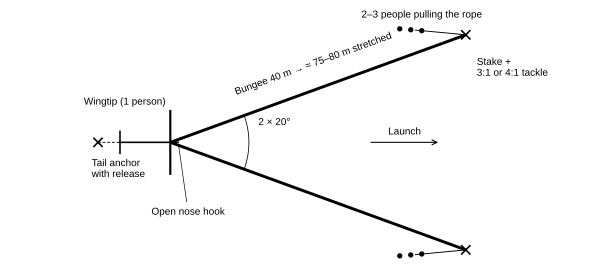

Recreate this plot in Python.
# Figure: bungee launch on level ground, tensioned with tackles (plan view, not to scale).
# Schematic sketch redrawn from ALM-P00-A04 Rev. 0.2 (Spanish original).
import sys, pathlib, math
sys.path.insert(0, str(pathlib.Path(__file__).resolve().parents[3] / "template" / "charts"))
import alimoche_charts as ac
from matplotlib.patches import Arc, FancyArrowPatch

fig, ax = ac.figure(160, 72)
ax.set_aspect("equal"); ax.axis("off"); ax.grid(False)
fs = 7.5
a = math.radians(20); L = 10.0
ends = [(L * math.cos(a), s * L * math.sin(a)) for s in (1, -1)]
for (x, y) in ends:
    ax.plot([0, x], [0, y], color="black", linewidth=2.2, solid_capstyle="butt")   # rubber arm
    ax.plot(x, y, marker="x", color="black", markersize=7, mew=1.2)                # stake
    # rope back from the tackle to the crew
    sgn = 1 if y > 0 else -1
    ax.plot([x, x - 1.6], [y, y + sgn * 0.15], color="black", linewidth=0.7)
    for k in range(3):
        ax.plot(x - 1.4 - 0.35 * k, y + sgn * (0.13 + 0.03 * k), "o", color="black", markersize=3)
# aircraft at the vertex: wing (vertical), fuselage, tail anchor
ax.plot([0, 0], [-1.0, 1.0], color="black", linewidth=1.6)
ax.plot([-1.6, 0.25], [0, 0], color="black", linewidth=1.2)
ax.plot([-1.6, -1.6], [-0.35, 0.35], color="black", linewidth=1.2)
ax.plot(-2.3, 0, marker="x", color="black", markersize=7, mew=1.2)
ax.plot([-2.3, -1.6], [0, 0], color="black", linewidth=0.7, linestyle=(0, (3, 2)))
ax.add_patch(Arc((0, 0), 5.0, 5.0, theta1=-20, theta2=20, linewidth=0.6))
ax.text(2.8, 0.55, "2 × 20°", fontsize=fs)
# labels
ax.text(ends[0][0] - 1.4, ends[0][1] + 0.55, "2–3 people pulling the rope", fontsize=fs, ha="center")
ax.text(ends[0][0] + 0.35, ends[0][1] - 0.7, "Stake +\n3:1 or 4:1 tackle", fontsize=fs, va="top")
ax.text(4.6, 2.35, "Bungee 40 m → ≈ 75–80 m stretched", fontsize=fs, rotation=20, ha="center", va="bottom", rotation_mode="anchor")
ax.text(-0.15, 1.2, "Wingtip (1 person)", fontsize=fs, ha="right")
ax.text(-2.5, -0.5, "Tail anchor\nwith release", fontsize=fs, ha="left", va="top")
ax.annotate("Open nose hook", xy=(0.25, 0), xytext=(-0.6, -2.3), fontsize=fs,
            arrowprops=dict(arrowstyle="-", linewidth=0.5, color="black"))
ax.add_patch(FancyArrowPatch((6.3, 0), (8.6, 0), arrowstyle="->", mutation_scale=9, linewidth=0.8, color="black"))
ax.text(7.45, 0.25, "Launch", fontsize=fs, ha="center")
ax.set_xlim(-3.4, 11.8); ax.set_ylim(-4.0, 4.4)
ac.save(fig, __file__)
